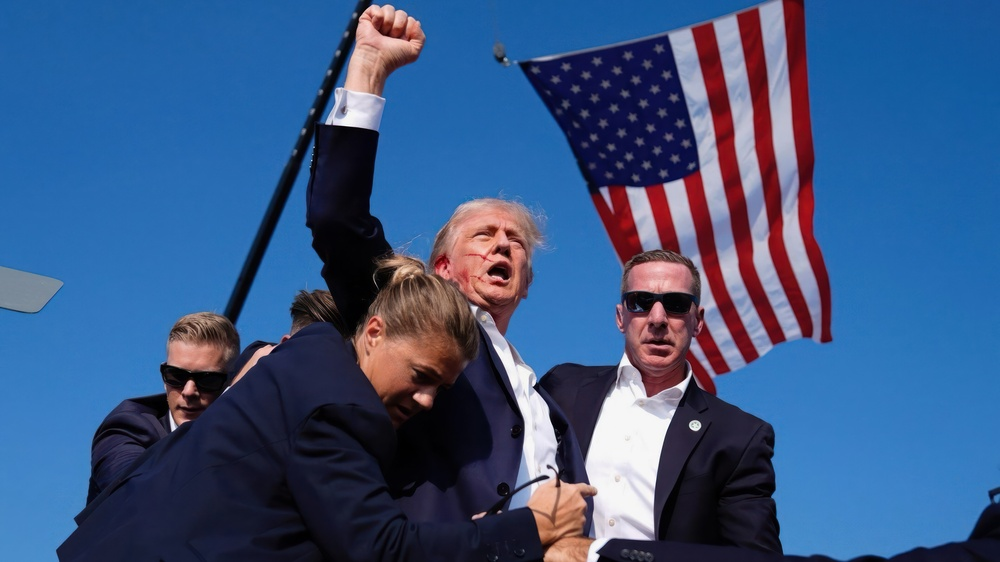
#> input picture images.jpg, 1000 x 562 px, shrunk from 3840 x 2160 before the run
$ python face_detecting_algorhithm.py
#> lines starting #> are read from the running program, lines starting #| are printed output that depends on the picture
import cv2 as cv
import numpy as np
import matplotlib.pyplot as plt

# Load the image
img = cv.imread('images.jpg')
#> img is the input picture: shape (562, 1000, 3); mean B, G, R 130.4, 87.1, 58.6
if img is None:
    print("Error: Image not found.")
    exit()

gray = cv.cvtColor(img, cv.COLOR_BGR2GRAY)
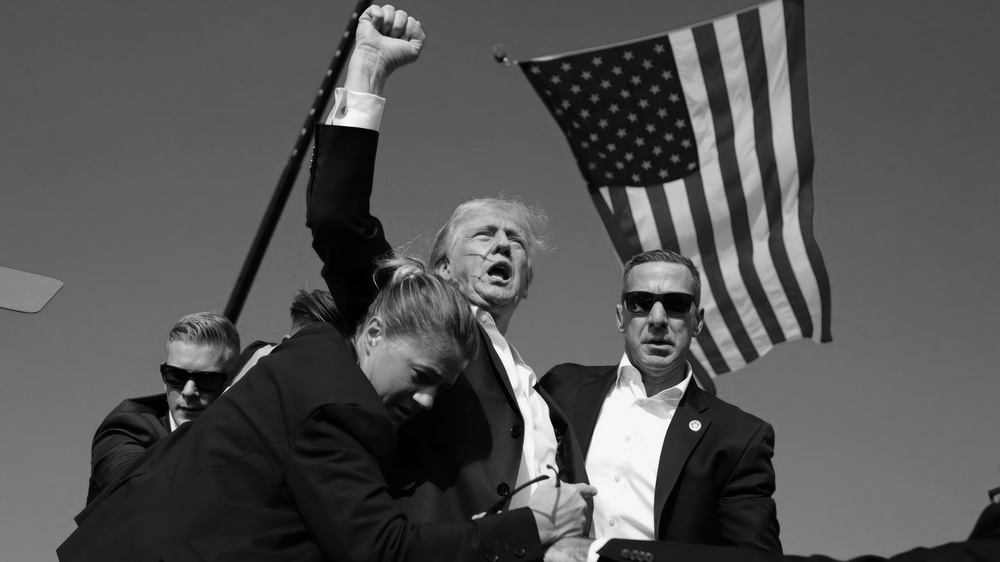
#> gray: shape (562, 1000); min 0, max 255, mean 83.5

haar_cascade = cv.CascadeClassifier('haar_face.xml')

faces_rect = haar_cascade.detectMultiScale(gray, scaleFactor=1.1, minNeighbors=3)
#> faces_rect = [[150, 348, 81, 81], [607, 265, 102, 102], [450, 197, 94, 94]]

print(f"Number of faces detected: {len(faces_rect)}")
#| Number of faces detected: 3
